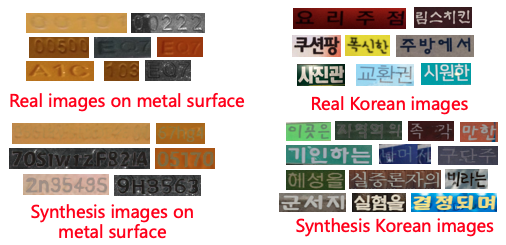
#> input picture StyleText/doc/images/11.png, 506 x 245 px
$ python -i net_CAM.py   (imports and definitions only)
#> lines starting #> are read from the running program, lines starting #| are printed output that depends on the picture
### ppocr/modeling/backbones/det_mobilenet_v3_CA.py
# copyright (c) 2020 PaddlePaddle Authors. All Rights Reserve.
#
# Licensed under the Apache License, Version 2.0 (the "License");
# you may not use this file except in compliance with the License.
# You may obtain a copy of the License at
#
#    http://www.apache.org/licenses/LICENSE-2.0
#
# Unless required by applicable law or agreed to in writing, software
# distributed under the License is distributed on an "AS IS" BASIS,
# WITHOUT WARRANTIES OR CONDITIONS OF ANY KIND, either express or implied.
# See the License for the specific language governing permissions and
# limitations under the License.

from __future__ import absolute_import
from __future__ import division
from __future__ import print_function

import paddle
from paddle import nn
import paddle.nn.functional as F
from paddle import ParamAttr

__all__ = ['MobileNetV3_CA']

# 用到了CA注意力机制
from ppocr.modeling.backbones.CA import CA


def make_divisible(v, divisor=8, min_value=None):
    if min_value is None:
        min_value = divisor
    new_v = max(min_value, int(v + divisor / 2) // divisor * divisor)
    if new_v < 0.9 * v:
        new_v += divisor
    return new_v


class MobileNetV3_CA(nn.Layer):
    def __init__(self,
                 in_channels=3,
                 model_name='large',
                 scale=0.5,
                 disable_ca=False,
                 **kwargs):
        """
        the MobilenetV3 backbone network for detection module.
        Args:
            params(dict): the super parameters for build network
        """
        super(MobileNetV3_CA, self).__init__()

        self.disable_ca = disable_ca

        if model_name == "large":
            cfg = [
                # k, exp, c,  ca,     nl,  s,
                [3, 16, 16, False, 'relu', 1],
                [3, 64, 24, False, 'relu', 2],
                [3, 72, 24, False, 'relu', 1],
                # 输出1
                [5, 72, 40, True, 'relu', 2],
                [5, 120, 40, True, 'relu', 1],
                [5, 120, 40, True, 'relu', 1],
                # 输出2
                [3, 240, 80, False, 'hardswish', 2],
                [3, 200, 80, False, 'hardswish', 1],
                [3, 184, 80, False, 'hardswish', 1],
                [3, 184, 80, False, 'hardswish', 1],
                # 输出3
                [3, 480, 112, True, 'hardswish', 1],
                [3, 672, 112, True, 'hardswish', 1],
                [5, 672, 160, True, 'hardswish', 2],
                [5, 960, 160, True, 'hardswish', 1],
                [5, 960, 160, True, 'hardswish', 1],
                # 输出4
            ]
            cls_ch_squeeze = 960
        elif model_name == "small":
            cfg = [
                # k, exp, c,  ca,     nl,  s,
                [3, 16, 16, True, 'relu', 2],
                [3, 72, 24, False, 'relu', 2],
                [3, 88, 24, False, 'relu', 1],
                # 输出1
                [5, 96, 40, True, 'hardswish', 2],
                [5, 240, 40, True, 'hardswish', 1],
                [5, 240, 40, True, 'hardswish', 1],
                # 输出2
                [5, 120, 48, True, 'hardswish', 1],
                [5, 144, 48, True, 'hardswish', 1],
                # 输出3
                [5, 288, 96, True, 'hardswish', 2],
                [5, 576, 96, True, 'hardswish', 1],
                [5, 576, 96, True, 'hardswish', 1],
                # 输出4
            ]
            cls_ch_squeeze = 576
        else:
            raise NotImplementedError("mode[" + model_name +
                                      "_model] is not implemented!")

        supported_scale = [0.35, 0.5, 0.75, 1.0, 1.25]
        assert scale in supported_scale, \
            "supported scale are {} but input scale is {}".format(supported_scale, scale)
        inplanes = 16
        # conv1
        self.conv = ConvBNLayer(
            in_channels=in_channels,
            out_channels=make_divisible(inplanes * scale),
            kernel_size=3,
            stride=2,
            padding=1,
            groups=1,
            if_act=True,
            act='hardswish')

        self.stages = []
        self.out_channels = []
        block_list = []
        i = 0
        inplanes = make_divisible(inplanes * scale)
        for (k, exp, c, ca, nl, s) in cfg:
            ca = ca and not self.disable_ca
            start_idx = 2 if model_name == 'large' else 0
            if s == 2 and i > start_idx:
                self.out_channels.append(inplanes)
                self.stages.append(nn.Sequential(*block_list))
                block_list = []
            block_list.append(
                ResidualUnit(
                    in_channels=inplanes,
                    mid_channels=make_divisible(scale * exp),
                    out_channels=make_divisible(scale * c),
                    kernel_size=k,
                    stride=s,
                    use_ca=ca,
                    act=nl))
            inplanes = make_divisible(scale * c)
            i += 1
        block_list.append(
            ConvBNLayer(
                in_channels=inplanes,
                out_channels=make_divisible(scale * cls_ch_squeeze),
                kernel_size=1,
                stride=1,
                padding=0,
                groups=1,
                if_act=True,
                act='hardswish'))
        self.stages.append(nn.Sequential(*block_list))
        self.out_channels.append(make_divisible(scale * cls_ch_squeeze))
        for i, stage in enumerate(self.stages):
            self.add_sublayer(sublayer=stage, name="stage{}".format(i))

    # [7 lines left out: function forward, not called in this run]


class ConvBNLayer(nn.Layer):
    def __init__(self,
                 in_channels,
                 out_channels,
                 kernel_size,
                 stride,
                 padding,
                 groups=1,
                 if_act=True,
                 act=None):
        super(ConvBNLayer, self).__init__()
        self.if_act = if_act
        self.act = act
        self.conv = nn.Conv2D(
            in_channels=in_channels,
            out_channels=out_channels,
            kernel_size=kernel_size,
            stride=stride,
            padding=padding,
            groups=groups,
            bias_attr=False)

        self.bn = nn.BatchNorm(num_channels=out_channels, act=None)

    # [13 lines left out: function forward, not called in this run]


class ResidualUnit(nn.Layer):
    # [49 lines left out: functions __init__, forward, not called in this run]

### net_CAM.py
# 读取预测数据
# 读取训练好的模型
import paddle
from ppocr.modeling.backbones.det_mobilenet_v3_CA import MobileNetV3_CA

# [1 line that did not run here, left out]
# [1 line not run here, left out]


# 111111111111111111111111
# 读取预测数据
import numpy as np
import cv2
import os
import matplotlib.pyplot as plt


def img_trans(img, size=960):
    h, w, _ = img.shape
    if h == w:
        img = cv2.resize(img, (size, size))
    if h < w:
        hn = int(h * size / w)
        up_border = int((size - hn) / 2)
        down_border = size - hn - up_border
        img = cv2.resize(img, (size, hn))
        img = cv2.copyMakeBorder(img, up_border, down_border, 0, 0, cv2.BORDER_CONSTANT)
    elif h > w:
        wn = int(w * size / h)
        left_border = int((size - wn) / 2)
        right_border = size - wn - left_border
        img = cv2.resize(img, (wn, size))
        img = cv2.copyMakeBorder(img, 0, 0, left_border, right_border, cv2.BORDER_CONSTANT)
    # print(h, w, img.shape)
    # plt.imshow(img)
    # plt.show()
    img = np.transpose(img, (2, 0, 1))
    img = img / 255.
    # print(img[0][100])
    return img


def get_image_info_list(file_list='11'):
    if isinstance(file_list, str):
        file_list = [file_list]
    data_lines = []
    for idx, file in enumerate(file_list):
        with open(file, "rb") as f:
            lines = f.readlines()
            data_lines.extend(lines)
    return data_lines


def get_batch_data(data_path, batch_size):
    # data_list = np.loadtxt(data_path+'Label.txt', dtype='str')
    data_list = get_image_info_list(data_path + 'Label.txt')
    data_idx_order_list = list(range(len(data_list)))

    # with open(r''+data_path+'Label.txt') as f:
    #    data_list = f.read().splitlines()
    # data_list = np.loadtxt(data_path+'Eval.txt', dtype='str')

    np.random.seed(135)
    # np.random.shuffle(data_list)

    imgs, labels = [], []
    for i in range(batch_size):
        print(i)
        # file_idx = data_idx_order_list[i]
        data_list1 = data_list[i + 27]
        data_line = data_list1.decode('utf-8')
        substr = data_line.strip("\n").split("\t")
        print('1------------------', substr[0])

        file_name = substr[0]
        # label = substr[1]
        # print(str(data_list[i][0]))
        # print(str(data_list[i][1]))
        img = cv2.imread(str(data_path) + str(substr[0]))
        img = cv2.cvtColor(img, cv2.COLOR_BGR2RGB)
        img = img_trans(img)
        print(img.shape)
        imgs.append(img)
        # label = [int(substr[1])]
        # labels.append(label)

    return np.array(imgs).astype('float32')


# [4 lines that did not run here, left out]


# [19 lines left out: function save_show_pics, not called in this run]


# 存储测试batch的图片
# [2 lines not run here, left out]


# [49 lines left out: functions get_cam, show_cam, not called in this run]


# [1 line not run here, left out]

>>> import cv2
>>> picture = cv2.imread('StyleText/doc/images/11.png')
#> picture is the input picture: shape (245, 506, 3); mean B, G, R 180.8, 188, 201.1
>>> result = img_trans(picture)
#> in img_trans, `img = cv2.resize(img, (size, hn))`:
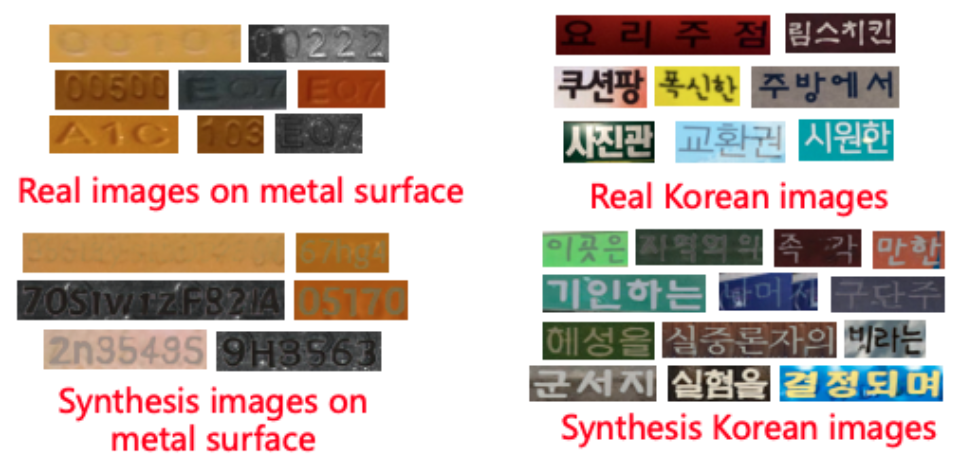
#> img: shape (464, 960, 3); mean of channels 0, 1, 2 180.8, 187.9, 201.1; drawn as B, G, R
#> in img_trans, `img = cv2.copyMakeBorder(img, up_border, down_border, 0, 0, cv2.BORDER..`:
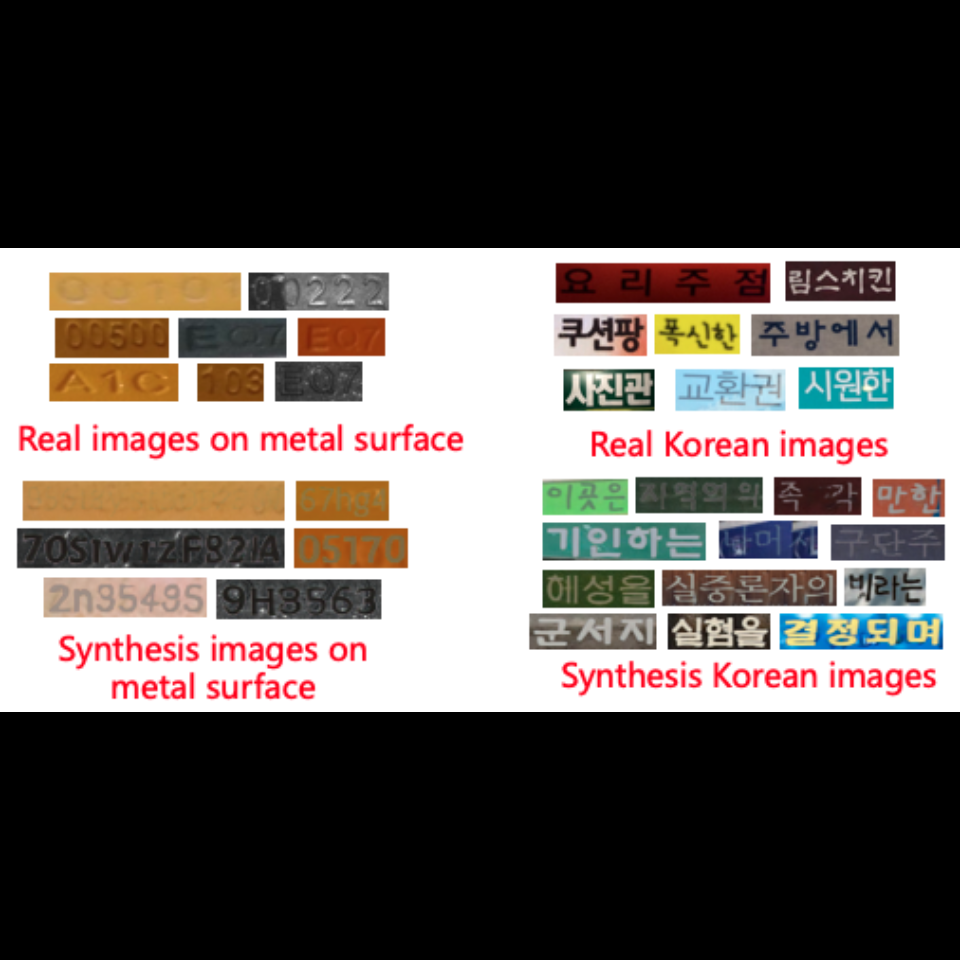
#> img: shape (960, 960, 3); mean of channels 0, 1, 2 87.4, 90.8, 97.2; drawn as B, G, R

$ run again, on StyleText/doc/images/1.png
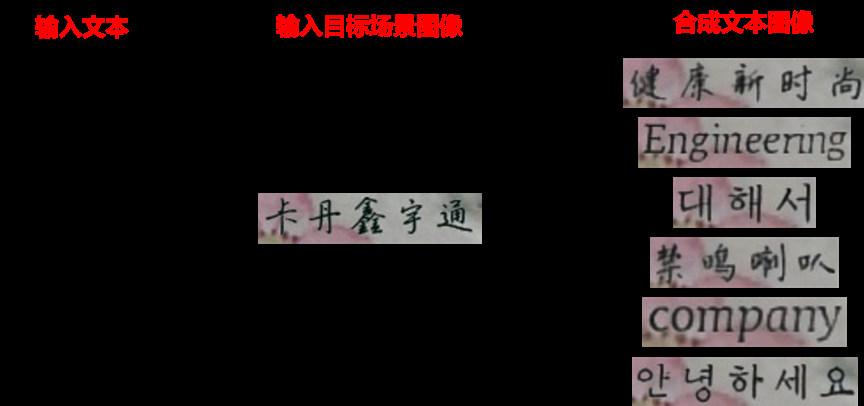
#> input picture StyleText/doc/images/1.png, 864 x 406 px
#> picture is the input picture: shape (406, 864, 3); mean B, G, R 27, 27.1, 34
#> in img_trans, `img = cv2.copyMakeBorder(img, up_border, down_border, 0, 0, cv2.BORDER..`:
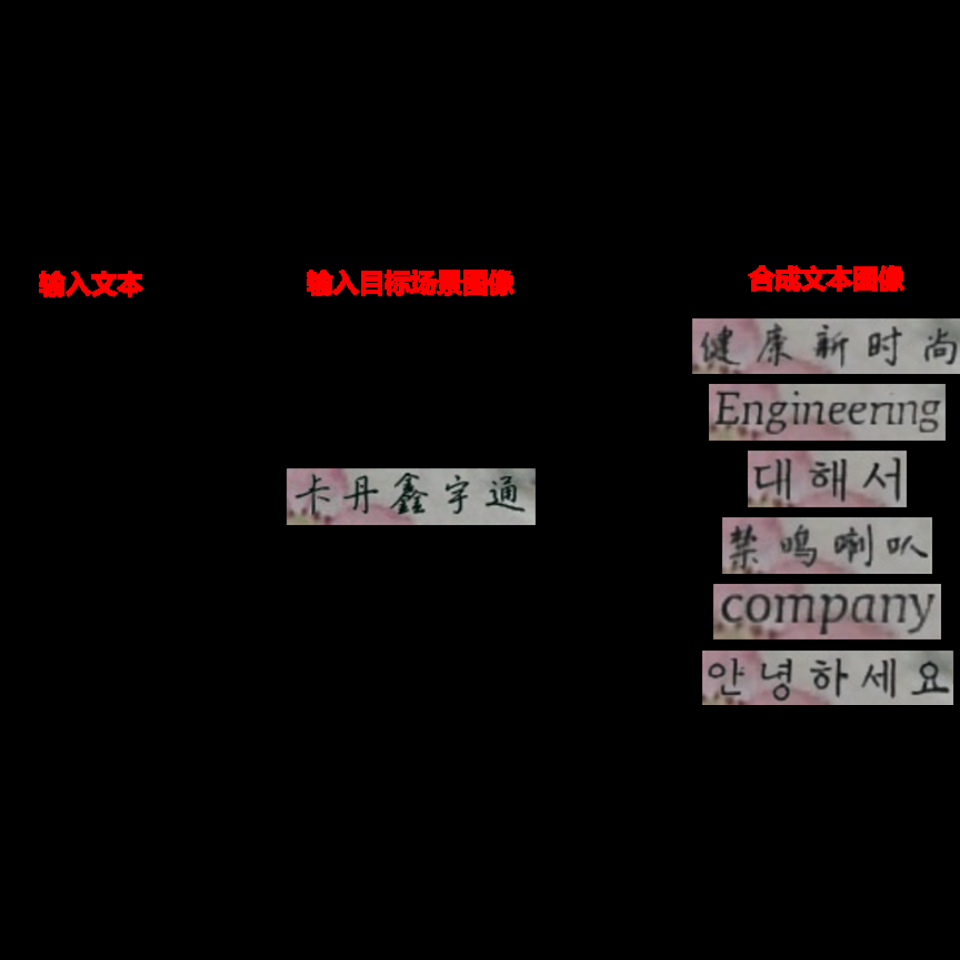
#> img: shape (960, 960, 3); mean of channels 0, 1, 2 12.7, 12.7, 16; drawn as B, G, R
